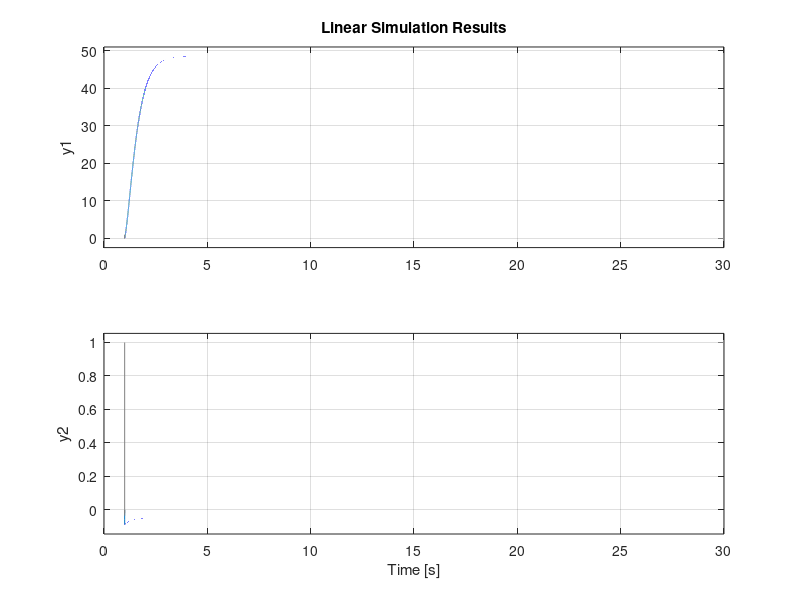

This figure's MATLAB source:
%constantes
clear; clc; cla
%Constantes
fb=50; %frecuencia base
wb=2*pi*fb;%fercuencia angular base
Rs=0.004;
Rr=0.000549;
Xm=3.95279;
Rfd=0.2696;
Rkd=0.2696;
Xd=0.453;
Rkq2= 0.00549;
Rkq1= 0.00549;
Xmd=0.2;
Xmq=0.2;
Xss=0.4;
Xrr=0.0549;
Xkq1=0.549;
Xkq2=0.549;
Xkd=2696;
Xq=0.453;
Xfd=0.2696;

s= -0.0051; %para cada network


%condiciones
wr=0.8;
a=-0.035; %Vds de cada caso
b=0.999; %Vqs de cada caso
c=-0.02; %Vdf de cada caso



%dependientes
ws= wr/(s-1);%velocidad angular del estator
alpha1=(Xss*Xrr)-(s*(Xm)^2);
alpha2=Xm^2-s*Xss*Xrr;
Bs=Xm*Xss*(1-s);
Br=Xm*Xrr*(1-s);
o=(1-Xm^2)/(Xss*Xrr);
X1d=Xfd-Xmd^2/Xd;
X1q=Xkq1-Xmq^2/Xq;
X2d=Xmd-Xmd^2/Xd;
X2q=Xmq-Xmq^2/Xq;
X3d=Xkd-Xmd^2/Xd;
X3q=Xkq2^2-Xmq*Xq;
o1d=X1d*X3d-X2d^2;
o1q=X1q*X3q-X2q^2;

Xod=1/(Xd*o1d);
Xoq=1/(Xq*o1q);

o2d=Xfd*Xkd-Xmd^2;
o2q=Xkq1*Xkq2-Xmq^2;
o3d=Xmd*Xkd-Xmd^2;
o3q=Xmq*Xkq2-Xmq^2;
o4d=Xmd*Xfd-Xmd^2;
o4q=Xmq*Xkq1-Xmq^2;




A=[-wb*Rs*o2d*Xod,wr*Xq*o2d*Xod,-wb*Rfd*o3d*Xod,-wb*Rkd*o4d*Xod,-wr*Xmq*o2d*Xod,-wr*Xmq*o2d*Xod;-wr*Rs*o2q*Xoq,-wb*Rs*o2d*Xoq,wr*Xmd*o2q*Xoq,wr*Xmd*o2q*Xoq,-wb*Rkq1*o3q*Xoq,-wb*Rkq2*o4q*Xoq;-wb*Rs*o3d*Xod,wr*Xq*o3d*Xod,-wb*Rfd*Xd*X3d*Xod,wb*Rkd*Xd*X2d*Xod,-wr*Xmq*o3d*Xod,-wr*Xmq*o3d*Xod;-wb*Rs*o4d*Xod,wr*Xq*o4d*Xod,wb*Rfd*Xd*X2d*Xod,-wb*Rkd*Xd*X1d*Xod,-wr*Xmq*o4d*Xod,-wr*Xmq*o4d*Xod;-wr*Xd*o3q*Xoq,-wb*Rs*o3q*Xoq,wr*Xmd*o3q*Xoq,wr*Xmd*o3q*Xoq,-wb*Rkq1*Xq*X3q*Xoq,wb*Rkq2*Xq*X2q*Xoq;-wr*Xd*o4q*Xoq,-wb*Rs*o4q*Xoq,wr*Xmd*o4q*Xoq,wr*Xmd*o4q*Xoq,wb*Rkq1*Xq*X2q*Xoq,-wb*Rkq2*Xq*X1q*Xoq];
bmatriz=[o2d*Xod,0,o3d*Xod,o4d*Xod,0,0;0,o2q*Xoq,0,0,o3q*Xoq,o4q*Xoq;-o3d*Xod,0,-Xd*X3d*Xod,Xd*X2d*Xod,0,0];
B = -wb*transpose(bmatriz);
C=[1,0,0,0,0,0;0,1,0,0,0,0];
D=0;

dt = 0.0001;

F=ss(A,B,C,D);
t=0:dt:30;
Vds=(a*(t>=1));
Vqs=(b*(t>=1));
Vfd=(c*(t>=1));
u=[Vds;Vqs;Vfd];

lsim(F,u,t)
pause(0.1);
y=F
%salidas
%ids
y1=y(1,:);
%iqs
y2=y(2,:);
